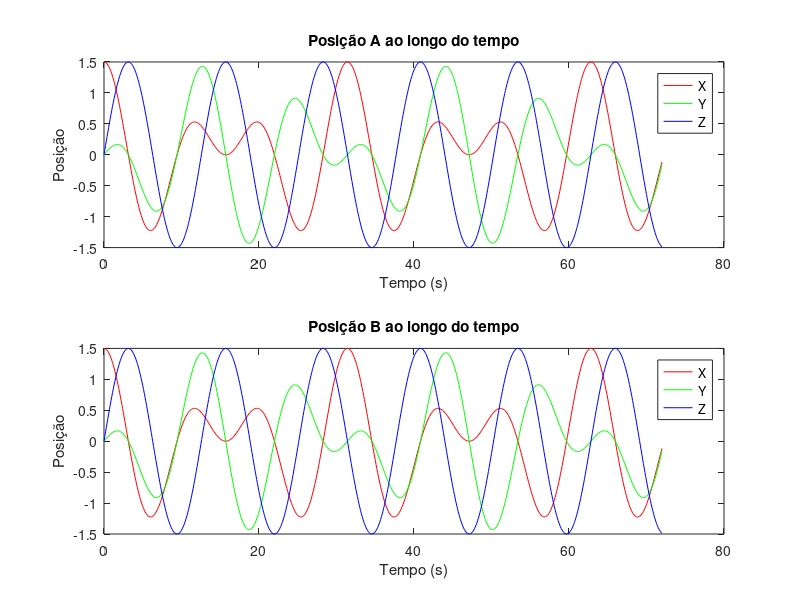
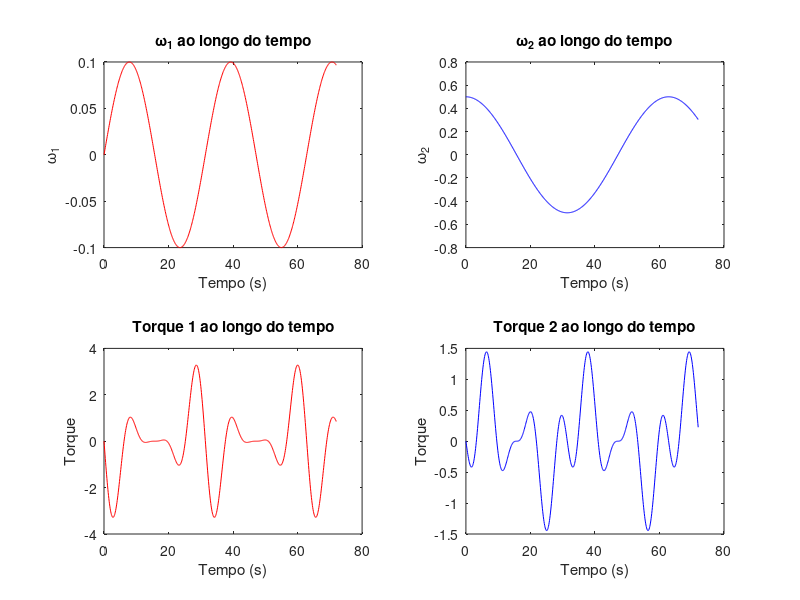

Here is the MATLAB script that generated these plots, in order:
clc;

% Definindo os valores diretamente
a = 1.5;      % valor desejado
b = 1.5;      % valor desejado
m = 10;        % valor desejado (massa do painel)

% Definindo o vetor de tempo
tempo = 0:0.1:72; % De 0 a 72 segundos com intervalo de 0.1 segundos

% Inicializando arrays para armazenar as posições, velocidades, torques, e rotações ao longo do tempo
posicoesA = zeros(3, length(tempo));
posicoesB = zeros(3, length(tempo));
velocidadesA = zeros(3, length(tempo));
velocidadesB = zeros(3, length(tempo));
torques1 = zeros(1, length(tempo));
torques2 = zeros(1, length(tempo));
rotacoesOmega1 = zeros(1, length(tempo));
rotacoesOmega2 = zeros(1, length(tempo));

% Funções para \omega_1(t) e \omega_2(t)
omega1_fun = @(t) 0.1 * sin(0.2 * t); % Ajustar conforme necessário
omega2_fun = @(t) 0.5 * cos(0.1 * t); % Ajustar conforme necessário

% Loop ao longo do tempo
for i = 1:length(tempo)
    % Substituindo os valores diretamente
    theta1 = 0.1 * tempo(i); % Ajustar
    theta2 = 0.5 * tempo(i); % Ajustar
    
    % Calculando numericamente as posições
    posicaoA = [a*cos(theta1)*cos(theta2); a*sin(theta1)*cos(theta2); a*sin(theta2)];
    posicaoB = [b*cos(theta1)*cos(theta2); b*sin(theta1)*cos(theta2); b*sin(theta2)];
    
    % Calculando numericamente as velocidades
    omega1 = omega1_fun(tempo(i));
    omega2 = omega2_fun(tempo(i));
    velocidadeA = [-a*omega1*sin(theta1)*cos(theta2) - a*omega2*cos(theta1)*sin(theta2);
                    a*omega1*cos(theta1)*cos(theta2) - a*omega2*sin(theta1)*sin(theta2);
                    0];
    velocidadeB = [-b*omega1*sin(theta1)*cos(theta2) - b*omega2*cos(theta1)*sin(theta2);
                    b*omega1*cos(theta1)*cos(theta2) - b*omega2*sin(theta1)*sin(theta2);
                    0];
    
    % Armazenando as posições, velocidades e rotações
    posicoesA(:, i) = posicaoA;
    posicoesB(:, i) = posicaoB;
    velocidadesA(:, i) = velocidadeA;
    velocidadesB(:, i) = velocidadeB;
    
    % Calculando numericamente os torques
    torques1(i) = -m*(a*omega1^2*sin(theta1)*cos(theta2) + a*omega2^2*cos(theta1)*sin(theta2));
    torques2(i) = -m*(b*omega2^2*sin(theta1)*cos(theta2) + b*omega1^2*cos(theta1)*sin(theta2));
    
    % Armazenando as rotações ao longo do tempo
    rotacoesOmega1(i) = omega1;
    rotacoesOmega2(i) = omega2;
end

% Plotando as posições ao longo do tempo
figure;

subplot(2, 1, 1);
plot(tempo, posicoesA(1, :), 'r', tempo, posicoesA(2, :), 'g', tempo, posicoesA(3, :), 'b');
title('Posição A ao longo do tempo');
legend('X', 'Y', 'Z');
xlabel('Tempo (s)');
ylabel('Posição');

subplot(2, 1, 2);
plot(tempo, posicoesB(1, :), 'r', tempo, posicoesB(2, :), 'g', tempo, posicoesB(3, :), 'b');
title('Posição B ao longo do tempo');
legend('X', 'Y', 'Z');
xlabel('Tempo (s)');
ylabel('Posição');

% Plotando as rotações e torques ao longo do tempo
figure;

subplot(2, 2, 1);
plot(tempo, rotacoesOmega1, 'r');
title('\omega_1 ao longo do tempo');
xlabel('Tempo (s)');
ylabel('\omega_1');

subplot(2, 2, 2);
plot(tempo, rotacoesOmega2, 'b');
title('\omega_2 ao longo do tempo');
xlabel('Tempo (s)');
ylabel('\omega_2');

subplot(2, 2, 3);
plot(tempo, torques1, 'r');
title('Torque 1 ao longo do tempo');
xlabel('Tempo (s)');
ylabel('Torque');

subplot(2, 2, 4);
plot(tempo, torques2, 'b');
title('Torque 2 ao longo do tempo');
xlabel('Tempo (s)');
ylabel('Torque');
